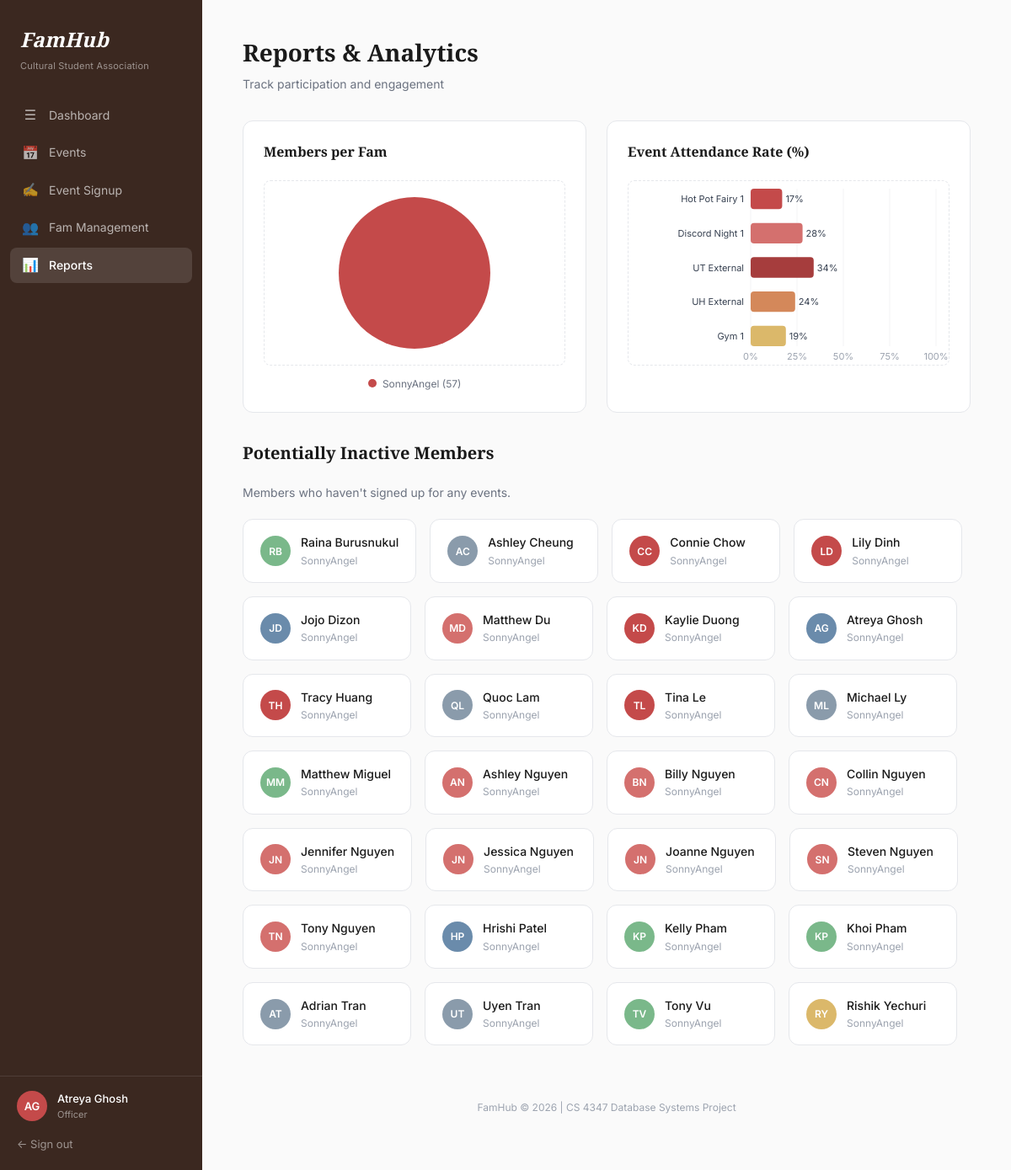
Page /reports.php (signed in) on the committed database.
### tables this page shows
CREATE TABLE member (
    net_id VARCHAR(10) PRIMARY KEY,
    first_name VARCHAR(50) NOT NULL,
    last_name VARCHAR(50) NOT NULL,
    year ENUM('freshman', 'sophomore', 'junior', 'senior', 'graduate') NOT NULL,
    major VARCHAR(100) DEFAULT NULL,
    join_date DATE DEFAULT (CURRENT_DATE),
    fam_id INT,
    FOREIGN KEY (fam_id) REFERENCES family(fam_id)
        ON DELETE SET NULL
        ON UPDATE CASCADE
);

CREATE TABLE family (
    fam_id INT PRIMARY KEY AUTO_INCREMENT,
    fam_name VARCHAR(100) NOT NULL,
    member_count INT NOT NULL DEFAULT 0
);

### user_info.php (called while the page is built, shortened)
<?php
require_once 'db.php';
$_stmt = $conn->prepare("SELECT first_name, last_name FROM member WHERE net_id = ?");
$_stmt->bind_param("s", $_SESSION['net_id']);
$_stmt->execute();
$_row = $_stmt->get_result()->fetch_assoc();
$user_first    = $_row['first_name'] ?? 'User';
$user_last     = $_row['last_name']  ?? '';
$user_initials = strtoupper(substr($user_first, 0, 1) . substr($user_last, 0, 1));
?>

### reports.php (the view, shortened to what this page needs)
<?php
require_once 'user_info.php';
$fam_result = $conn->query("SELECT fam_name, member_count FROM family ORDER BY fam_id");
$fams = [];
$fam_total = 0;
while ($row = $fam_result->fetch_assoc()) {
    $fams[] = $row;
    $fam_total += $row['member_count'];
}
$att_stmt = $conn->query("
    SELECT e.event_name,
           COUNT(a.net_id) AS attended,
           (SELECT COUNT(*) FROM member) AS total_members
    FROM event e
    LEFT JOIN attendance a ON e.event_id = a.event_id AND a.attended = TRUE
    GROUP BY e.event_id, e.event_name
    ORDER BY e.event_date DESC
    LIMIT 5
");
$events = [];
while ($row = $att_stmt->fetch_assoc()) {
    $rate = $row['total_members'] > 0 ? round($row['attended'] / $row['total_members'] * 100) : 0;
    $events[] = ['name' => $row['event_name'], 'rate' => $rate];
}
$events = array_reverse($events);
$inactive_result = $conn->query("
    SELECT m.first_name, m.last_name, f.fam_name
    FROM member m
    LEFT JOIN family f ON m.fam_id = f.fam_id
    LEFT JOIN attendance a ON m.net_id = a.net_id
    WHERE a.net_id IS NULL
    ORDER BY m.last_name, m.first_name
");
$inactive = [];
while ($row = $inactive_result->fetch_assoc()) {
    $inactive[] = $row;
}
$pie_colors = ['#c44a4a', '#d4706e', '#d4885a', '#dbb86a', '#8a9bab', '#6a8bab', '#7ab88a'];
$bar_colors = ['#c44a4a', '#d4706e', '#a63d3d', '#d4885a', '#dbb86a'];
?>
<!DOCTYPE html>
<html lang="en">
<head>
    <link rel="stylesheet" href="styles.css">
</head>
<body>
    <aside class="sidebar">
        <div class="sidebar-brand">
            <h1>FamHub</h1>
            <p>Cultural Student Association</p>
        </div>
        <nav class="sidebar-nav">
            <ul>
                <li><a href="dashboard.php"><span class="nav-icon">&#9776;</span> Dashboard</a></li>
                <li><a href="event_form.php"><span class="nav-icon">&#128197;</span> Events</a></li>
                <li><a href="event_signup.php"><span class="nav-icon">&#9997;</span> Event Signup</a></li>
                <li><a href="fam_management.php"><span class="nav-icon">&#128101;</span> Fam Management</a></li>
                <li><a href="reports.php" class="active"><span class="nav-icon">&#128202;</span> Reports</a></li>
            </ul>
        </nav>
        <div class="sidebar-user">
            <div class="user-avatar"><?= $user_initials ?></div>
            <div class="user-info">
                <div class="user-name"><?= htmlspecialchars($user_first . ' ' . $user_last) ?></div>
                <div class="user-role">Officer</div>
            </div>
        </div>
        <div class="sidebar-signout">
            <a href="logout.php">&#8592; Sign out</a>
        </div>
    </aside>
    <main class="main-content">
        <div class="page-header">
            <h1>Reports & Analytics</h1>
            <p>Track participation and engagement</p>
        </div>
        <div class="charts-grid">
            <div class="chart-card">
                <h3>Members per Fam</h3>
                <div class="chart-placeholder" id="pie-chart">
                    <svg viewBox="0 0 200 200" width="200" height="200">
                        <?php if (count($fams) === 1): ?>
                            <circle cx="100" cy="100" r="90" fill="<?= $pie_colors[0] ?>"/>
                        <?php elseif (count($fams) > 1):
                            $angle = 0;
                            foreach ($fams as $i => $fam):
                                $slice = ($fam['member_count'] / $fam_total) * 360;
                                echo pie_path(100, 100, 90, $angle, $angle + $slice, $pie_colors[$i % count($pie_colors)]);
                                $angle += $slice;
                            endforeach;
                        endif; ?>
                    </svg>
                </div>
                <div style="display: flex; gap: 16px; justify-content: center; flex-wrap: wrap; margin-top: 12px; font-size: 12px; color: var(--text-light);">
                    <?php foreach ($fams as $i => $fam): ?>
                        <span>
                            <span style="display:inline-block;width:10px;height:10px;border-radius:50%;background:<?= $pie_colors[$i % count($pie_colors)] ?>;margin-right:4px;"></span>
                            <?= htmlspecialchars($fam['fam_name']) ?> (<?= $fam['member_count'] ?>)
                        </span>
                    <?php endforeach; ?>
                </div>
            </div>
            <div class="chart-card">
                <h3>Event Attendance Rate (%)</h3>
                <div class="chart-placeholder" id="bar-chart">
                    <?php
                    $svg_w = 380; $svg_h = 230;
                    $label_w = 145; $pad_right = 15; $pad_top = 15; $pad_bottom = 28;
                    $chart_w = $svg_w - $label_w - $pad_right;
                    $chart_h = $svg_h - $pad_top - $pad_bottom;
                    $n = count($events);
                    $bar_h = $n > 0 ? min(32, ($chart_h / $n) * 0.65) : 32;
                    $gap    = $n > 1 ? ($chart_h - $bar_h * $n) / ($n - 1) : 0;
                    ?>
                    <svg viewBox="0 0 <?= $svg_w ?> <?= $svg_h ?>" width="<?= $svg_w ?>" height="<?= $svg_h ?>">
                        <?php foreach ([0, 25, 50, 75, 100] as $val):
                            $x = $label_w + ($val / 100) * $chart_w;
                        ?>
                            <line x1="<?= $x ?>" y1="<?= $pad_top ?>" x2="<?= $x ?>" y2="<?= $pad_top + $chart_h ?>" stroke="#e5e7eb" stroke-width="0.5"/>
                            <text x="<?= $x ?>" y="<?= $svg_h - $pad_bottom + 16 ?>" font-size="11" fill="#9ca3af" text-anchor="middle"><?= $val ?>%</text>
                        <?php endforeach; ?>
                        <?php foreach ($events as $i => $ev):
                            $by    = $pad_top + $i * ($bar_h + $gap);
                            $bw    = ($ev['rate'] / 100) * $chart_w;
                            $color = $bar_colors[$i % count($bar_colors)];
                        ?>
                            <text x="<?= $label_w - 8 ?>" y="<?= $by + $bar_h / 2 + 4 ?>" font-size="11" fill="#374151" text-anchor="end"><?= htmlspecialchars($ev['name']) ?></text>
                            <rect x="<?= $label_w ?>" y="<?= $by ?>" width="<?= $bw ?>" height="<?= $bar_h ?>" rx="4" fill="<?= $color ?>"/>
                            <text x="<?= $label_w + $bw + 4 ?>" y="<?= $by + $bar_h / 2 + 4 ?>" font-size="11" fill="#374151"><?= $ev['rate'] ?>%</text>
                        <?php endforeach; ?>
                    </svg>
                </div>
            </div>
        </div>
        <div class="inactive-section">
            <h2 class="section-title">Potentially Inactive Members</h2>
            <p style="color: var(--text-light); font-size: 14px; margin-bottom: 20px;">Members who haven't signed up for any events.</p>
            <div class="inactive-cards">
                <?php if (empty($inactive)): ?>
                    <p style="color: var(--text-light); font-size: 14px;">All members have attended at least one event.</p>
                <?php else: foreach ($inactive as $m):
                    $initials = strtoupper(substr($m['first_name'], 0, 1) . substr($m['last_name'], 0, 1));
                    $color = $pie_colors[abs(crc32($m['last_name'])) % count($pie_colors)];
                ?>
                    <div class="inactive-card">
                        <div class="member-initials" style="background: <?= $color ?>;"><?= htmlspecialchars($initials) ?></div>
                        <div class="member-info">
                            <div class="member-name"><?= htmlspecialchars($m['first_name'] . ' ' . $m['last_name']) ?></div>
                            <div class="member-fam"><?= htmlspecialchars($m['fam_name'] ?? 'No Fam') ?></div>
                        </div>
                    </div>
                <?php endforeach; endif; ?>
            </div>
        </div>
        <footer>
            <p>FamHub &copy; 2026 | CS 4347 Database Systems Project</p>
        </footer>
    </main>
</body>
</html>

### rows in the picture
member: user_initials "AG", first_name+last_name "Atreya Ghosh", initials "AG", fam.fam_name "SonnyAngel"
family: fam_name "SonnyAngel", member_count "57"
member: initials "RB", first_name+last_name "Raina Burusnukul", fam.fam_name "SonnyAngel"
member: initials "AC", first_name+last_name "Ashley Cheung", fam.fam_name "SonnyAngel"
member: initials "CC", first_name+last_name "Connie Chow", fam.fam_name "SonnyAngel"
member: initials "LD", first_name+last_name "Lily Dinh", fam.fam_name "SonnyAngel"
member: initials "JD", first_name+last_name "Jojo Dizon", fam.fam_name "SonnyAngel"
member: initials "MD", first_name+last_name "Matthew Du", fam.fam_name "SonnyAngel"
member: initials "KD", first_name+last_name "Kaylie Duong", fam.fam_name "SonnyAngel"
member: initials "TH", first_name+last_name "Tracy Huang", fam.fam_name "SonnyAngel"
member: initials "QL", first_name+last_name "Quoc Lam", fam.fam_name "SonnyAngel"
member: initials "TL", first_name+last_name "Tina Le", fam.fam_name "SonnyAngel"
member: initials "ML", first_name+last_name "Michael Ly", fam.fam_name "SonnyAngel"
member: initials "MM", first_name+last_name "Matthew Miguel", fam.fam_name "SonnyAngel"
member: initials "AN", first_name+last_name "Ashley Nguyen", fam.fam_name "SonnyAngel"
member: initials "BN", first_name+last_name "Billy Nguyen", fam.fam_name "SonnyAngel"
member: initials "CN", first_name+last_name "Collin Nguyen", fam.fam_name "SonnyAngel"
member: initials "JN", first_name+last_name "Jennifer Nguyen", fam.fam_name "SonnyAngel"
member: initials "JN", first_name+last_name "Jessica Nguyen", fam.fam_name "SonnyAngel"
member: initials "JN", first_name+last_name "Joanne Nguyen", fam.fam_name "SonnyAngel"
member: initials "SN", first_name+last_name "Steven Nguyen", fam.fam_name "SonnyAngel"
member: initials "TN", first_name+last_name "Tony Nguyen", fam.fam_name "SonnyAngel"
member: initials "HP", first_name+last_name "Hrishi Patel", fam.fam_name "SonnyAngel"
member: initials "KP", first_name+last_name "Kelly Pham", fam.fam_name "SonnyAngel"
member: initials "KP", first_name+last_name "Khoi Pham", fam.fam_name "SonnyAngel"
member: initials "AT", first_name+last_name "Adrian Tran", fam.fam_name "SonnyAngel"
member: initials "UT", first_name+last_name "Uyen Tran", fam.fam_name "SonnyAngel"
member: initials "TV", first_name+last_name "Tony Vu", fam.fam_name "SonnyAngel"
member: initials "RY", first_name+last_name "Rishik Yechuri", fam.fam_name "SonnyAngel"

### other values in the picture
$val "0"
$val "25"
$val "50"
$val "75"
$val "100"
$ev['name'] "Hot Pot Fairy 1"
$ev['rate'] "17"
$ev['name'] "Discord Night 1"
$ev['rate'] "28"
$ev['name'] "UT External"
$ev['rate'] "34"
$ev['name'] "UH External"
$ev['rate'] "24"
$ev['name'] "Gym 1"
$ev['rate'] "19"
